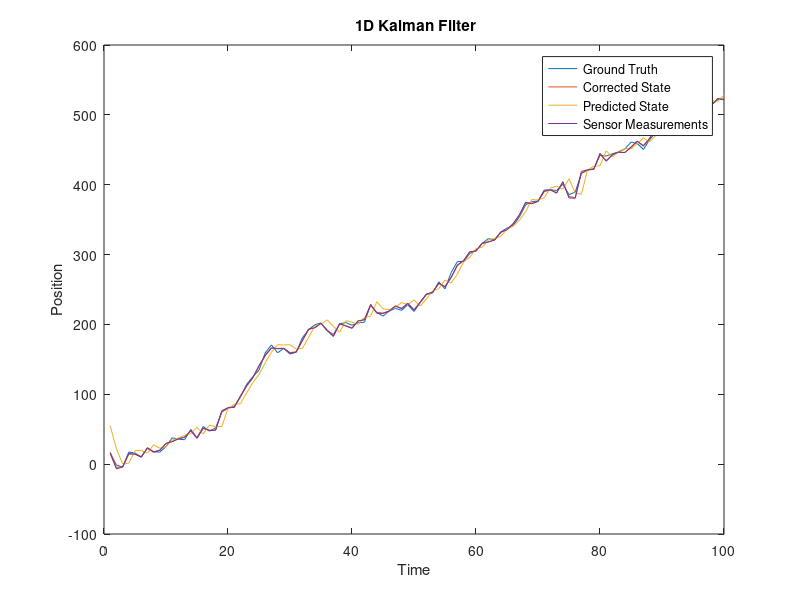

This figure's MATLAB source:
%1d a Kalman Filter 
X = 0;
dt = 1;
u = 5;              %speed/control = 5m/s
n = randn();
v = randn();

%Kalman Filter variables
x = 50;      %state vector
A = 1;       %state transition matrix
B = 1;       %control input matrix 
P = 100;     %std_dev*std_dev = 10*10 
Q = 100;     %process noise covariance matrix 
R = 9;       %measurement noise covariance matrix
H = 1;

% Storing calculated values in these vectors for plotting
XX = zeros(1,100);
tt = zeros(1,100);
xx_predicted = zeros(1,100);
xx = zeros(1,100);
PP = zeros(1,100);
yy = zeros(1,100);

for t=1:1:100
   %simulating the System
    n = sqrt(Q) * randn(); %random noise
    X = X + u*dt + n; % New Current State
    v = sqrt(R) * randn() ;
    y = H*X + v; % Measurements 
    
   %Prediction Step
    x_predicted = A*x + B*u;    %predicting the new state (mean)
    P = A * P * A' + Q;         %predicting the new uncertainity (covariance)
    
   %Correction Step
    e = H*x_predicted;  %expectation: predicted measurement from the o/p
    E = H*P*H';         %Covariance of ^ expectation
    z = y - e;          %innovation: diff between the expectation and real sensor measurement
    Z = R + E;          %Covariance of ^ - sum of uncertainities of expectation and real measurement
    K = P*H' * Z^-1;
    
    x = x_predicted + K*z;  %final corrected state
    P = P - K * H* P;       %uncertainity in corrected state
    
   %Saving the outputs
    xx_predicted(t) = x_predicted;
    xx(t) = x;
    PP(t) = P;
    XX(t) = X;
    tt(t) = t;
    yy(t) = y;
end

plot(tt,XX,tt,xx,tt,xx_predicted,tt,yy)
title(' 1D Kalman Filter')
legend('Ground Truth','Corrected State','Predicted State','Sensor Measurements')
xlabel('Time')
ylabel('Position')